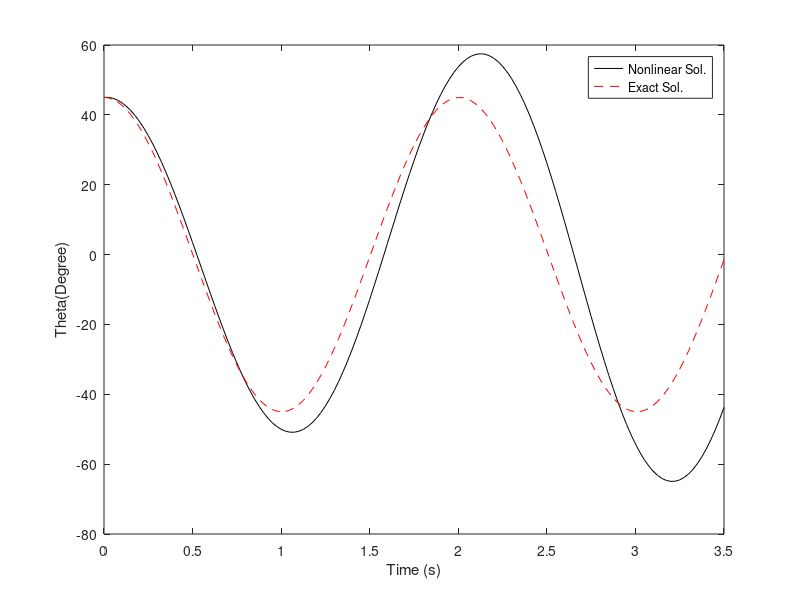

The MATLAB script that drew this image:
clc
clear all
g=9.81;
L=1;
gain =sqrt( g/L);
dt = 0.025; %.01 .025 .05
T = 3.5;
Nt = floor(T/dt);
theta(1) = pi/4;
w(1) = 0;
t(1)=0;
for i = 1:Nt;
theta(i+1) = theta(i) + dt*w(i);
w(i+1) = w(i) - dt*gain^2*sin(theta(i));
t(i+1)=t(i)+dt;
end
plot(t, theta*180/pi, 'black', t, theta(1)*cos(gain*t)*180/pi, 'r--');
legend('Nonlinear Sol.', 'Exact Sol.', 'Location','northeast');
xlabel('Time (s)');
ylabel('Theta(Degree)');
hold on